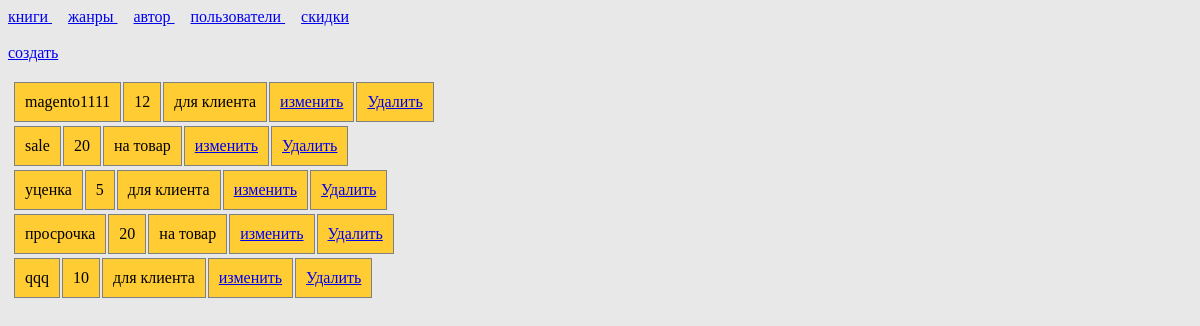
The page /admin.php?c=skidka on the database its author committed.
### tables this page shows
CREATE TABLE `discount` (
  `discount_id` int(11) NOT NULL,
  `discount_name` varchar(255) NOT NULL,
  `discount_tax` int(11) NOT NULL,
  `discount_type` tinyint(4) NOT NULL
);

### controllers/SkidkaController.php (called while the page is built, shortened)
<?php
class SkidkaController extends BaseController{
    public function index(){
        $skidki = Discount::model()->findAll();
        $this->render("index", ['discount' => $skidki]);
    }
}

### admin.php (called while the page is built, shortened)
<?php
include("config/config.php");
include("libraries/autoloader.php");
$app = new App($config);
$app->start();

### models/Models.php (called while the page is built, shortened)
<?php
abstract class Models{
    protected $db;
    private static  $_models = [];
    public function __construct(){
        $this->db = App::$db;
    }
    public static function model($className = __CLASS__){
        if(isset(self::$_models[$className])){
            return self::$_models[$className];
        }else{
            self::$_models[$className] = new $className();
            return self::$_models[$className];
        }
    }
    public function findAll($params = [], $orders = []){
        $sql = "select * from ".$this->getTableName();
        $dbParams = [];
        $sth = $this->db->prepare($sql);
        $sth->execute($dbParams);
        return $sth->fetchAll(PDO::FETCH_ASSOC);
    }
}

### models/Discount.php (called while the page is built, shortened)
<?php
class Discount extends Models{
    public function getTableName(){
        return "discount";
    }
    public static function model($className = __CLASS__){
        return parent::model($className);
    }
}

### libraries/autoloader.php (called while the page is built, shortened)
<?php
if(!function_exists("LibLoader")){
    function LibLoader($class){
        $class = strtolower($class);
        $filePath = __DIR__."/".$class.".php";
    }
}
if(!function_exists("LibControllers")){
    function LibControllers($class){
        $class = ucfirst($class);
        $filePath = __DIR__."/../controllers/".$class.".php";
    }
}
if(!function_exists("LibModels")){
    function LibModels($class){
        $class = ucfirst($class);
        $filePath = __DIR__."/../models/".$class.".php";
    }
}

### views/skidka/index.php (the view, shortened to what this page needs)
<!DOCTYPE html>
<html>
<head>
    <link href="style.css" type="text/css" rel="stylesheet">
</head>
<body>
<?php include(BASE_PASS . 'views/menu.php'); ?>
<a href='admin.php?c=skidka&a=create'>создать</a><br><br>
<?php foreach ($discount as $value) { ?>
    <table>
    <th>
    <td><?=$value['discount_name']?></td>
    <td><?=$value['discount_tax']?></td>
    <td><?=($value['discount_type'] ==1) ? "на товар" :'для клиента'?></td>
    <td><a href='admin.php?c=skidka&a=update&discount_id=<?=$value['discount_id']?>'>изменить</a></td>
    <td><a href='admin.php?c=skidka&a=delete&discount_id=<?=$value['discount_id']?>'>Удалить</a></td>
    </th>
    </table>
<?php }?>
</body>
</html>

### style.css (style rules this page uses)
body { background: #E8E8E8; }
td { border: 1px solid #808080; background: #fc3; padding: 10px; }

### rows shown on the page
discount: discount_name "magento1111", discount_tax "12", discount_type "для клиента"
discount: discount_name "sale", discount_tax "20", discount_type "на товар"
discount: discount_name "уценка", discount_tax "5", discount_type "для клиента"
discount: discount_name "просрочка", discount_tax "20", discount_type "на товар"
discount: discount_name "qqq", discount_tax "10", discount_type "для клиента"
